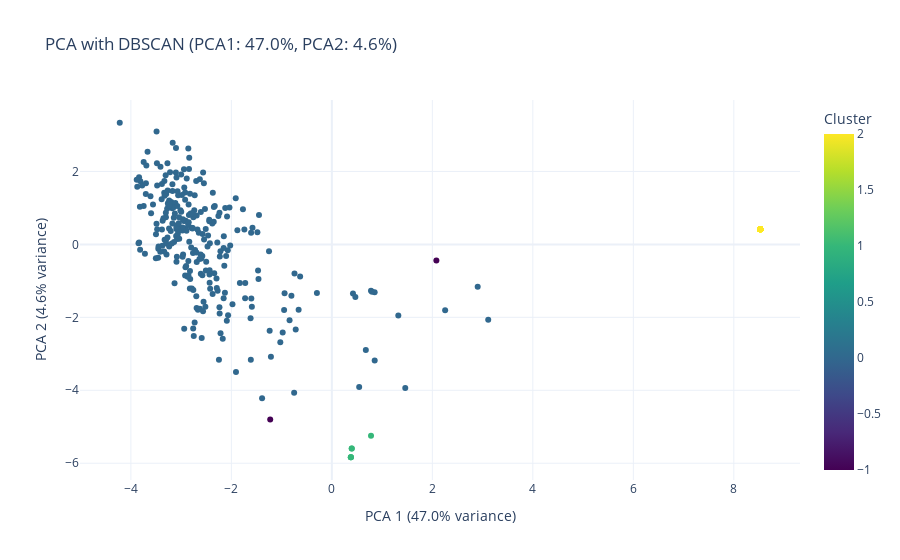

Notebook source saved alongside this figure:
### Code cell
from sklearn.cluster import DBSCAN
from sklearn.preprocessing import StandardScaler

# Function to apply DBSCAN
def apply_dbscan(reduced_embeddings, eps=0.6, min_samples=5):
    scaler = StandardScaler()
    scaled = scaler.fit_transform(reduced_embeddings)
    db = DBSCAN(eps=eps, min_samples=min_samples)
    labels = db.fit_predict(scaled)
    return labels

# PCA Visualization with DBSCAN
def visualizeEmbeddingsPCA_with_DBSCAN(df, eps=0.5, min_samples=5):
    embeddings = np.array(df['embedding'].tolist())
    ratings = df['rating_score']
    
    pca = PCA(n_components=2)
    reduced = pca.fit_transform(embeddings)
    var1, var2 = pca.explained_variance_ratio_ * 100
    
    clusters = apply_dbscan(reduced, eps, min_samples)
    
    plot_df = pd.DataFrame({
        'PCA 1': reduced[:, 0],
        'PCA 2': reduced[:, 1],
        'Rating Score': ratings,
        'Cluster': clusters,
        'Review ID': df.get('review_id', range(len(df)))
    })
    
    fig = px.scatter(
        plot_df,
        x='PCA 1',
        y='PCA 2',
        color='Cluster',
        color_continuous_scale='Viridis',
        hover_data=['Review ID', 'Rating Score'],
        title=f'PCA with DBSCAN (PCA1: {var1:.1f}%, PCA2: {var2:.1f}%)',
        labels={
            'PCA 1': f'PCA 1 ({var1:.1f}% variance)',
            'PCA 2': f'PCA 2 ({var2:.1f}% variance)',
            'Cluster': 'Cluster'
        }
    )
    
    fig.update_layout(
        template='plotly_white',
        coloraxis_colorbar=dict(title='Cluster'),
        hovermode='closest'
    )
    
    fig.show()
    return plot_df

# UMAP Visualization with DBSCAN
def visualizeEmbeddingsUMAP_with_DBSCAN(df, eps=0.7, min_samples=5):
    embeddings = np.array(df['embedding'].tolist())
    sentiment = df['sentiment_label']
    
    reducer = umap.UMAP(n_neighbors=15, min_dist=0.1, n_components=2, random_state=42)
    reduced = reducer.fit_transform(embeddings)
    
    clusters = apply_dbscan(reduced, eps, min_samples)
    
    viz_df = pd.DataFrame({
        'UMAP 1': reduced[:, 0],
        'UMAP 2': reduced[:, 1],
        'Sentiment': sentiment,
        'Cluster': clusters
    })
    
    fig = px.scatter(
        viz_df,
        x='UMAP 1',
        y='UMAP 2',
        color='Cluster',
        color_continuous_scale='Viridis',
        hover_data=['Sentiment', 'Cluster'],
        title='UMAP with DBSCAN',
        labels={
            'UMAP 1': 'UMAP 1',
            'UMAP 2': 'UMAP 2',
            'Cluster': 'Cluster'
        },
        opacity=0.7
    )
    
    fig.update_layout(
        showlegend=True,
        legend=dict(title='Cluster'),
        margin=dict(l=10, r=10, t=40, b=10)
    )
    
    fig.show()
    return viz_df

# Visualize with DBSCAN clusters
pca_clusters_df = visualizeEmbeddingsPCA_with_DBSCAN(reviews, eps=0.5, min_samples=5)
umap_clusters_df = visualizeEmbeddingsUMAP_with_DBSCAN(reviews, eps=0.5, min_samples=5)

### Figure 1 — Plotly figure (JSON) as saved in the notebook; plotly's stock layout.template omitted (floating-point values rounded to 4 significant figures; data arrays with more than 128 entries replaced by an {"elided": "..."} marker saying what was removed)
{"data": [{"customdata": {"elided": "360x2 int values"}, "hovertemplate": "PCA 1 (47.0% variance)=%{x}<br>PCA 2 (4.6% variance)=%{y}<br>Review ID=%{customdata[0]}<br>Rating Score=%{customdata[1]}<br>Cluster=%{marker.color}<extra></extra>", "legendgroup": "", "marker": {"color": {"elided": "360 int values"}, "coloraxis": "coloraxis", "symbol": "circle"}, "mode": "markers", "name": "", "orientation": "v", "showlegend": false, "type": "scatter", "x": {"elided": "360 float values"}, "xaxis": "x", "y": {"elided": "360 float values"}, "yaxis": "y"}], "layout": {"coloraxis": {"colorbar": {"title": {"text": "Cluster"}}, "colorscale": [[0, "#440154"], [0.1111, "#482878"], [0.2222, "#3e4989"], [0.3333, "#31688e"], [0.4444, "#26828e"], [0.5556, "#1f9e89"], [0.6667, "#35b779"], [0.7778, "#6ece58"], [0.8889, "#b5de2b"], [1, "#fde725"]]}, "hovermode": "closest", "legend": {"tracegroupgap": 0}, "title": {"text": "PCA with DBSCAN (PCA1: 47.0%, PCA2: 4.6%)"}, "xaxis": {"anchor": "y", "domain": [0, 1], "title": {"text": "PCA 1 (47.0% variance)"}}, "yaxis": {"anchor": "x", "domain": [0, 1], "title": {"text": "PCA 2 (4.6% variance)"}}}}
